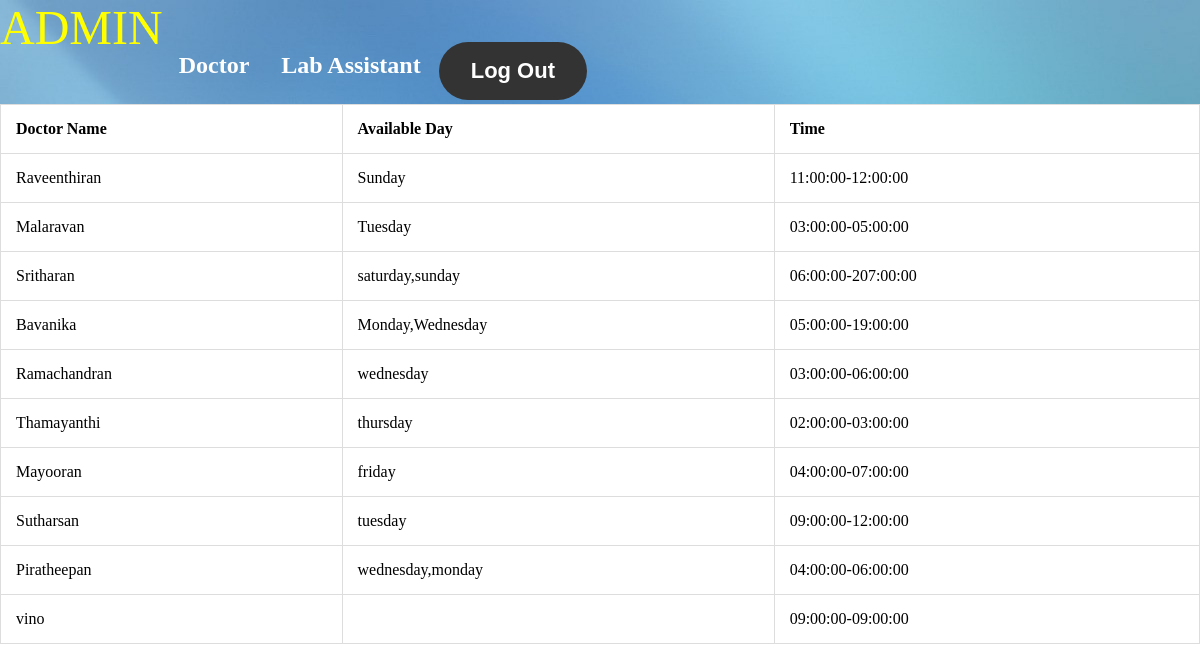
Page /D_Viewschedule.php (signed in) on the committed database.
### tables this page shows
CREATE TABLE IF NOT EXISTS `doctor` (
  `Doctor_id` int(10) NOT NULL AUTO_INCREMENT,
  `First_Name` varchar(20) NOT NULL,
  `Last_Name` varchar(20) NOT NULL,
  `Category` varchar(20) NOT NULL,
  `Phone_No` varchar(10) NOT NULL,
  `Address` varchar(20) NOT NULL,
  `Email` varchar(100) NOT NULL,
  `AvailableDay` varchar(30) NOT NULL,
  `StartTime` time NOT NULL,
  `EndTime` time NOT NULL,
  `Username` varchar(20) NOT NULL,
  `Password` varchar(10) NOT NULL,
  `Admin_id` int(10) NOT NULL DEFAULT '1',
  `image` varchar(100) NOT NULL DEFAULT 'doc.png',
  PRIMARY KEY (`Doctor_id`),
  KEY `Admin_id` (`Admin_id`)
);

### D_Viewschedule.php (the view, shortened to what this page needs)
<html>
<head>
</head>
<body>
<ul>
<li class="dropdown"><font color="yellow" size="10">ADMIN</font></li>
<br>
<h2>
  <li class="dropdown">
  <div class="dropbtn">Doctor</div>
  </li>
  <li class="dropdown">
  <div class="dropbtn">Lab Assistant</div>
  </li>
    <li>
	<form method="post" action="Home.php">
	<button type="submit"  name="logout" style="float:right;font-size:22px"><b>Log Out</b></button>
	</form>
  </li>
</ul>
<div class="container col-6">
<?php
$con=mysqli_connect('localhost','root','','karuna_clinic_center');
$sql="SELECT * FROM doctor";
$sqldata=mysqli_query($con,$sql)or die('error getting');
echo "<table border=1 align=center>";
echo "<tr><th>Doctor Name</th><th>Available Day</th><th>Time</th></tr>";
while($row=mysqli_fetch_array($sqldata,MYSQLI_ASSOC)){
	echo "<tr><td>";
	echo $row['First_Name'];
	echo "</td><td>";
	echo $row['AvailableDay'];
	echo "</td><td>";
	echo $row['StartTime'];
	echo "-";
	echo $row['EndTime'];
	echo "</td></tr>";
}
echo "</table>";
?>
	</div>
</body>
</html>

### D_Viewschedule.php (style rules this page uses)
body { background-color:white; height: 100%; margin: 0; background-position:center; background-repeat: repeat-y; background-size: cover; background-attachment:fixed; font-family:verdana; }
button { border-radius:32px; background-color: #333; border: none; color: white; padding: 16px 32px; text-align: center; text-decoration: none; display: inline-block; font-size: 16px; margin: 4px 2px; transition-duration: 0.4s; cursor: pointer; }
ul { list-style-type: none; margin: 0; padding: 0; overflow: hidden; background-image:url("Aurora-Soft-Blue-abstract-wallpapers-illusions-polish-shape-abstract-aurora-1920x1080.jpg"); }
li { float: left; }
li a, .dropbtn { display: inline-block; color: white; text-align: center; padding: 14px 16px; text-decoration: none; }
li.dropdown { display: inline-block; }
table, td, th { border: 1px solid #ddd; text-align: left; }
table { border-collapse: collapse; width: 100%; }
th, td { padding: 15px; }

### rows in the picture
doctor: First_Name "Raveenthiran", AvailableDay "Sunday", StartTime "11:00:00", EndTime "12:00:00"
doctor: First_Name "Malaravan", AvailableDay "Tuesday", StartTime "03:00:00", EndTime "05:00:00"
doctor: First_Name "Sritharan", AvailableDay "saturday,sunday", StartTime "06:00:00", EndTime "207:00:00"
doctor: First_Name "Bavanika", AvailableDay "Monday,Wednesday", StartTime "05:00:00", EndTime "19:00:00"
doctor: First_Name "Ramachandran", AvailableDay "wednesday", StartTime "03:00:00", EndTime "06:00:00"
doctor: First_Name "Thamayanthi", AvailableDay "thursday", StartTime "02:00:00", EndTime "03:00:00"
doctor: First_Name "Mayooran", AvailableDay "friday", StartTime "04:00:00", EndTime "07:00:00"
doctor: First_Name "Sutharsan", AvailableDay "tuesday", StartTime "09:00:00", EndTime "12:00:00"
doctor: First_Name "Piratheepan", AvailableDay "wednesday,monday", StartTime "04:00:00", EndTime "06:00:00"
doctor: First_Name "vino", StartTime "09:00:00", EndTime "09:00:00"
